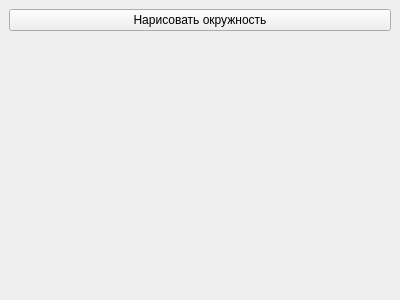
<?xml version="1.0" encoding="UTF-8"?>
<ui version="4.0">
 <class>MainWindow</class>
 <widget class="QMainWindow" name="MainWindow">
  <property name="geometry">
   <rect>
    <x>0</x>
    <y>0</y>
    <width>400</width>
    <height>300</height>
   </rect>
  </property>
  <property name="windowTitle">
   <string>Рисование окружностей</string>
  </property>
  <widget class="QWidget" name="centralwidget">
   <layout class="QVBoxLayout" name="verticalLayout">
    <item>
     <widget class="QPushButton" name="drawButton">
      <property name="text">
       <string>Нарисовать окружность</string>
      </property>
     </widget>
    </item>
    <item>
     <widget class="QWidget" name="drawingArea" native="true">
      <property name="sizePolicy">
       <sizepolicy hsizetype="Expanding" vsizetype="Expanding">
        <horstretch>0</horstretch>
        <verstretch>0</verstretch>
       </sizepolicy>
      </property>
     </widget>
    </item>
   </layout>
  </widget>
 </widget>
</ui>
